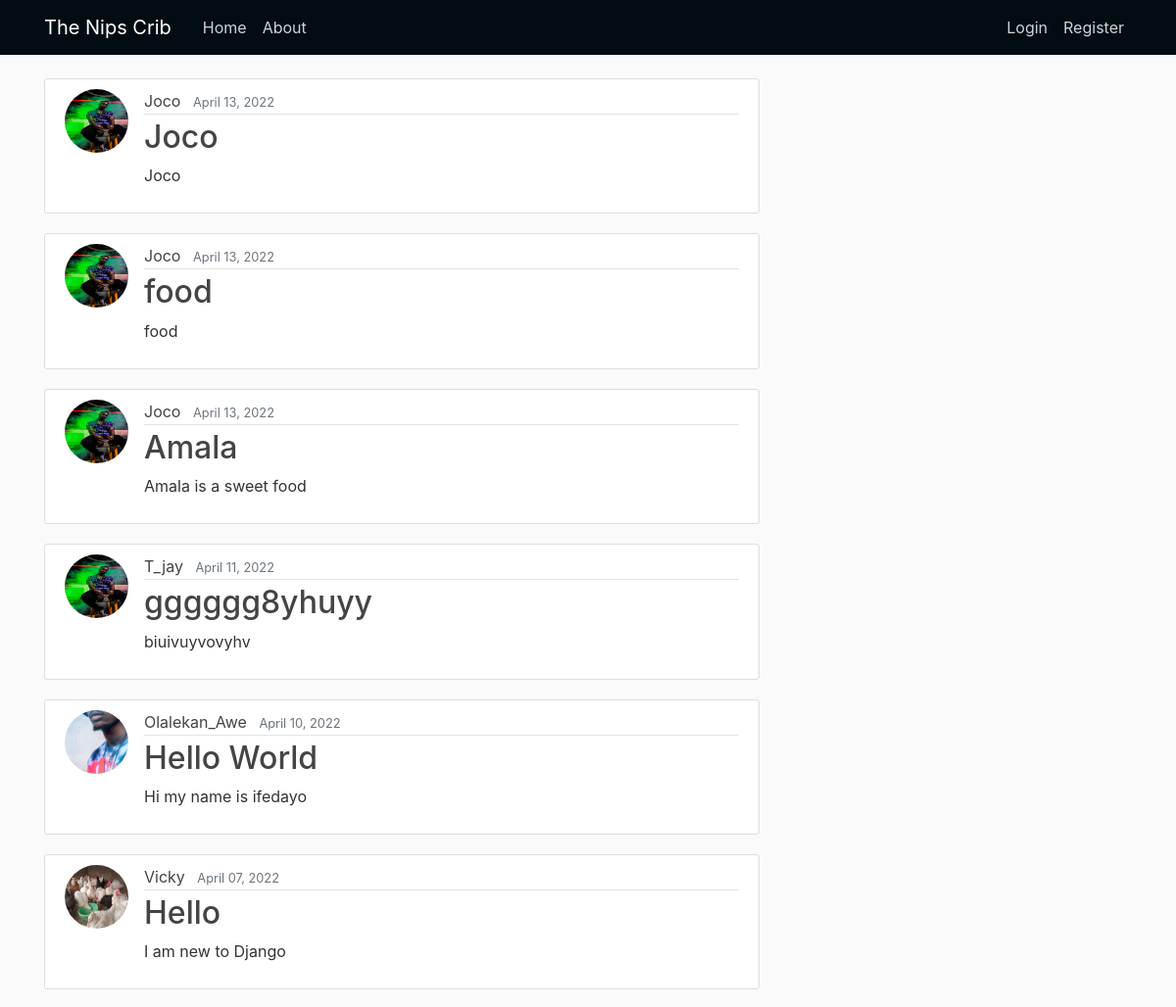
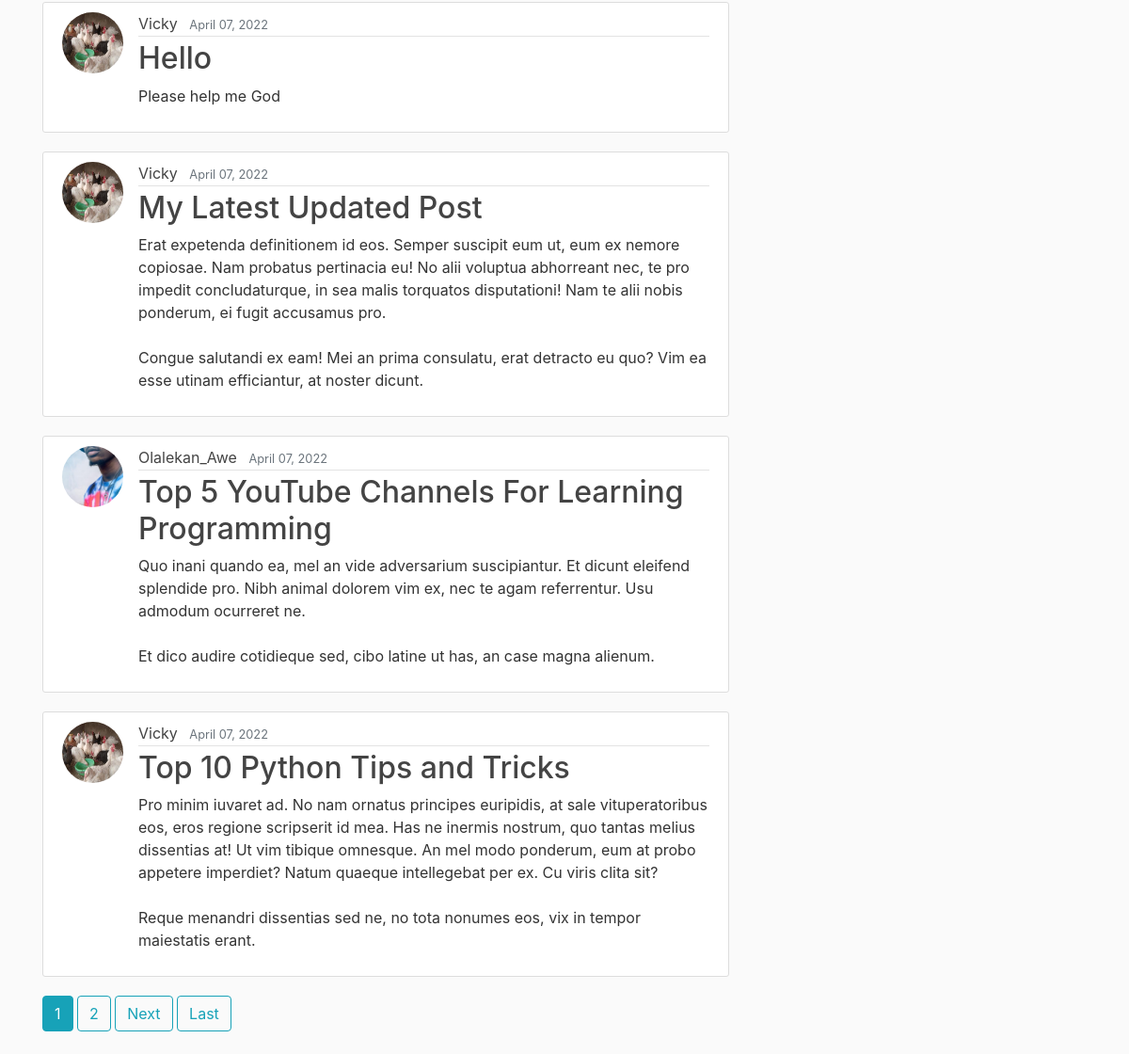
Before: / with the older database file (2 pictures, top to bottom).
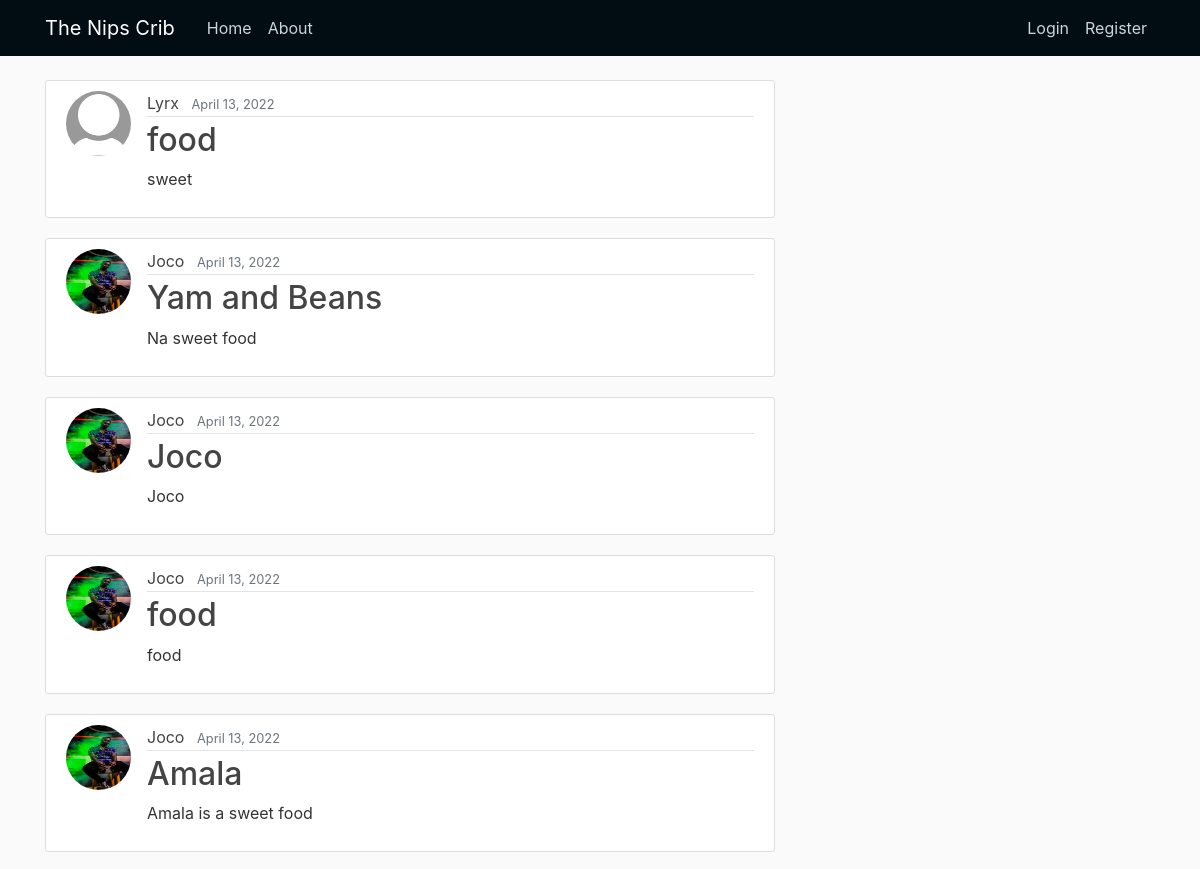
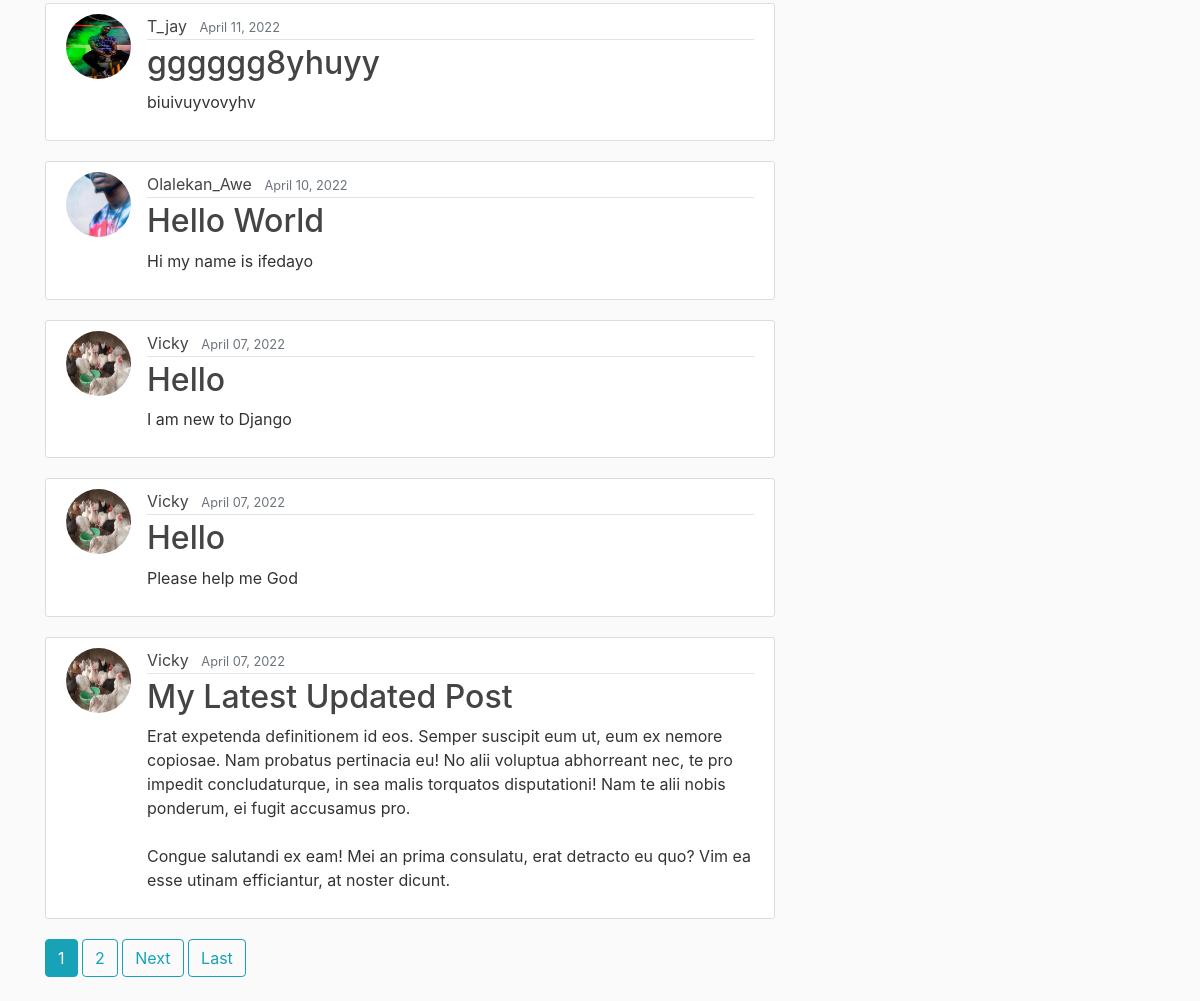
After: the same page with the newer database file (2 pictures, top to bottom).
### blog/models.py (models this page shows, shortened)
class Post(models.Model):
    title = models.CharField(max_length=50)
    content = models.TextField()
    date_posted = models.DateTimeField(default=timezone.now)
    author = models.ForeignKey(User, on_delete=models.CASCADE)

### users/models.py (models this page shows, shortened)
class User(AbstractBaseUser):
    email = models.EmailField(verbose_name="email", max_length=60, unique=True)
    username = models.CharField(max_length=30, unique=True)
    date_joined = models.DateTimeField(verbose_name='date_joined', auto_now_add=True)
    last_login = models.DateTimeField(verbose_name='last_login', auto_now=True)
    is_admin = models.BooleanField(default=False)
    is_active = models.BooleanField(default=True)
    is_staff = models.BooleanField(default=False)
    is_superuser = models.BooleanField(default=False)
    USERNAME_FIELD = 'email'
    REQUIRED_FIELDS = ['username']
    objects = MyAccountManager()
    def __str__(self):
        return self.username

class Profile(models.Model):
    user = models.OneToOneField(User, on_delete=models.CASCADE)
    image = models.ImageField(default='default.jpg', upload_to='profile_pics')

### blog/views.py (the view)
# urls.py: path('', PostListView.as_view(), name='blog-home'),
class PostListView(ListView):
    model = Post
    template_name = 'blog/home.html'
    context_object_name = 'posts' #by defautl the variable is called 'objectlist' in template
    ordering = ['-date_posted']
    paginate_by = 10

### blog/templates/blog/home.html (shortened to what this page needs)
{% extends "blog/base.html" %}
{% block content %}
    {% for post in posts %}
    <article class="media content-section">
        <img class='rounded-circle article-img' src="{{ post.author.profile.image.url }}">
        <div class="media-body">
        <div class="article-metadata">
            <a class="mr-2" href="{% url 'user-posts' post.author.username %}">{{ post.author }}</a>
            <small class="text-muted">{{ post.date_posted|date:"F d, Y" }}</small>
        </div>
        <h2><a class="article-title" href="{% url 'post-detail' post.id %}">{{ post.title }}</a></h2>
        <p class="article-content">{{ post.content }}</p>
        </div>
    </article>
    {% endfor %}
    {% if is_paginated %}
        {% for num in page_obj.paginator.page_range %}
            {% if page_obj.number == num %}
                <a class="btn btn-info mb-4" href="?page={{ num }}">{{ num }}</a>
            {% elif num > page_obj.number|add:'-2' and num < page_obj.number|add:'2' %}
                <a class="btn btn-outline-info mb-4" href="?page={{ num }}">{{ num }}</a>
            {% endif %}
        {% endfor %}
        {% if page_obj.has_next %}
            <a class="btn btn-outline-info mb-4" href="?page={{ page_obj.next_page_number }}">Next</a>
            <a class="btn btn-outline-info mb-4" href="?page={{ page_obj.paginator.num_pages }}">Last</a>
        {% endif %}
    {% endif %}
{% endblock content %}

### blog/templates/blog/base.html (shortened to what this page needs)
{% load static %}
<!DOCTYPE html>
<html lang="en">
<head>
     <link rel="stylesheet" href="https://maxcdn.bootstrapcdn.com/bootstrap/4.0.0/css/bootstrap.min.css">
    <link rel="stylesheet" href="{% static 'blog/main.css' %}">
</head>
<body>
    <header class="site-header">
        <nav class="navbar navbar-expand-md navbar-dark bg-steel fixed-top">
            <div class="container">
            <a class="navbar-brand mr-4" href="{% url 'blog-home' %}">The Nips Crib</a>
            <div class="collapse navbar-collapse" id="navbarToggle">
                <div class="navbar-nav mr-auto">
                <a class="nav-item nav-link" href="{% url 'blog-home' %}">Home</a>
                <a class="nav-item nav-link" href="{% url 'blog-about' %}">About</a>
                </div>
                <div class="navbar-nav">
                {% if user.is_authenticated %}
                    <a class="nav-item nav-link" href="{% url 'post-create' %}">New Post</a>
                    <a class="nav-item nav-link" href="{% url 'profile' %}">Profile</a>
                    <a class="nav-item nav-link" href="{% url 'logout' %}">Logout</a>
                    <form class="form-inline my-2 my-lg-0" method="POST" action="{% url 'search-post' %}">
                        {% csrf_token %}
                        <input class="form-control mr-sm-2" type="search" placeholder="{{ searched }}" aria-label="Search" name="searched">
                        <button class="btn btn-outline-info my-2 my-sm-0" type="submit">Search</button>
                    </form>
                {% else %}
                    <a class="nav-item nav-link" href="{% url 'login' %}">Login</a>
                    <a class="nav-item nav-link" href="{% url 'register' %}">Register</a>
                {% endif %}
                </div>
            </div>
            </div>
        </nav>
    </header>
    <main role="main" class="container">
        <div class="row">
        <div class="col-md-8">
            {% block content %}
            {% endblock %}
        </div>
        </div>
    </main>
</body>
</html>

### blog/static/blog/main.css (style rules this page uses)
body { background: #fafafa; color: #333333; margin-top: 5rem; }
h1, h2, h3, h4, h5, h6 { color: #444444; }
.bg-steel { background-color: #010c13; }
.site-header .navbar-nav .nav-link { color: #cbd5db; }
.content-section { background: #ffffff; padding: 10px 20px; border: 1px solid #dddddd; border-radius: 3px; margin-bottom: 20px; }
.article-title { color: #444444; }
.article-content { white-space: pre-line; }
.article-img { height: 65px; width: 65px; margin-right: 16px; }
.article-metadata { color: #444444; padding-bottom: 1px; margin-bottom: 4px; border-bottom: 1px solid #e3e3e3 }
.article-metadata a { color: #444444; text-decoration: none; }

Changed rows visible on the page:
no longer on this page (row unchanged): Post: author.profile.image (picture), author "Olalekan_Awe", date_posted "April 07, 2022", title "Top 5 YouTube Channels For Learning Programming", content "Quo inani quando ea, mel an vide adversarium suscipiantur. Et dicunt eleifend splendide pro. Nibh animal dolorem vim ex, nec te agam referrentur. Usu admodum ocurreret ne. Et dico audire cotidieque sed, cibo latine ut has, an case magna alienum."
no longer on this page (row unchanged): Post: author.profile.image (picture), author "Vicky", date_posted "April 07, 2022", title "Top 10 Python Tips and Tricks", content "Pro minim iuvaret ad. No nam ornatus principes euripidis, at sale vituperatoribus eos, eros regione scripserit id mea. Has ne inermis nostrum, quo tantas melius dissentias at! Ut vim tibique omnesque. An mel modo ponderum, eum at probo appetere imperdiet? Natum quaeque intellegebat per ex. Cu viris clita sit? Reque menandri dissentias sed ne, no tota nonumes eos, vix in tempor maiestatis erant."
added Post: author.profile.image (placeholder picture), author "Lyrx", date_posted "April 13, 2022", title "food", content "sweet"
added Post: author.profile.image (picture), author "Joco", date_posted "April 13, 2022", title "Yam and Beans", content "Na sweet food"
